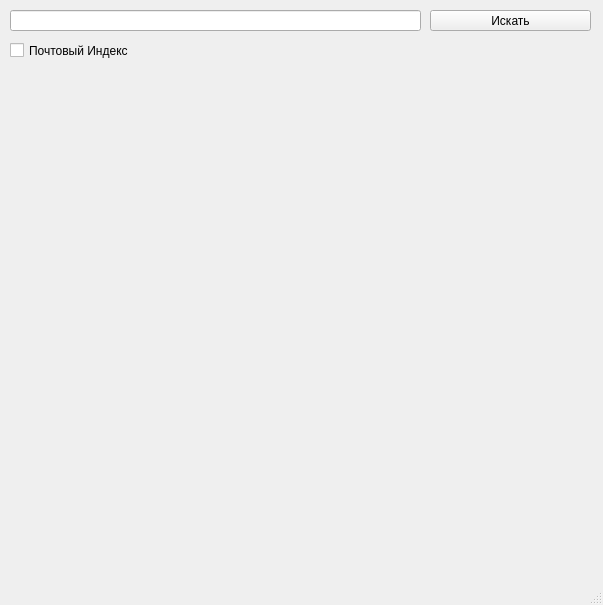
<?xml version="1.0" encoding="UTF-8"?>
<ui version="4.0">
 <class>MainWindow</class>
 <widget class="QMainWindow" name="MainWindow">
  <property name="geometry">
   <rect>
    <x>0</x>
    <y>0</y>
    <width>603</width>
    <height>605</height>
   </rect>
  </property>
  <property name="windowTitle">
   <string>Карты</string>
  </property>
  <widget class="QWidget" name="centralwidget">
   <widget class="QLabel" name="map">
    <property name="geometry">
     <rect>
      <x>0</x>
      <y>110</y>
      <width>600</width>
      <height>450</height>
     </rect>
    </property>
    <property name="text">
     <string/>
    </property>
   </widget>
   <widget class="QPushButton" name="search_button">
    <property name="geometry">
     <rect>
      <x>430</x>
      <y>10</y>
      <width>161</width>
      <height>21</height>
     </rect>
    </property>
    <property name="text">
     <string>Искать</string>
    </property>
   </widget>
   <widget class="QLineEdit" name="search_line">
    <property name="geometry">
     <rect>
      <x>10</x>
      <y>10</y>
      <width>411</width>
      <height>21</height>
     </rect>
    </property>
   </widget>
   <widget class="QLabel" name="adres">
    <property name="geometry">
     <rect>
      <x>10</x>
      <y>70</y>
      <width>571</width>
      <height>20</height>
     </rect>
    </property>
    <property name="text">
     <string/>
    </property>
   </widget>
   <widget class="QCheckBox" name="mail">
    <property name="geometry">
     <rect>
      <x>10</x>
      <y>40</y>
      <width>121</width>
      <height>21</height>
     </rect>
    </property>
    <property name="text">
     <string>Почтовый Индекс</string>
    </property>
   </widget>
  </widget>
  <widget class="QMenuBar" name="menubar">
   <property name="geometry">
    <rect>
     <x>0</x>
     <y>0</y>
     <width>603</width>
     <height>21</height>
    </rect>
   </property>
  </widget>
  <widget class="QStatusBar" name="statusbar"/>
 </widget>
 <resources/>
 <connections/>
</ui>
